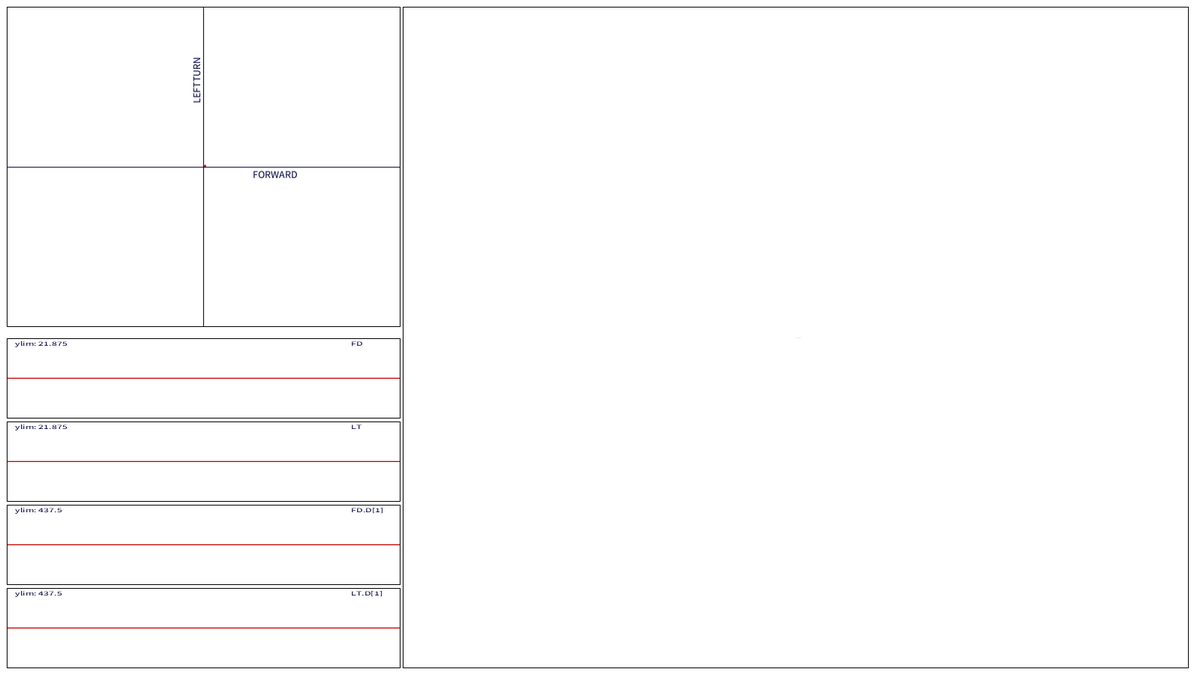
Frame 1 (no input)
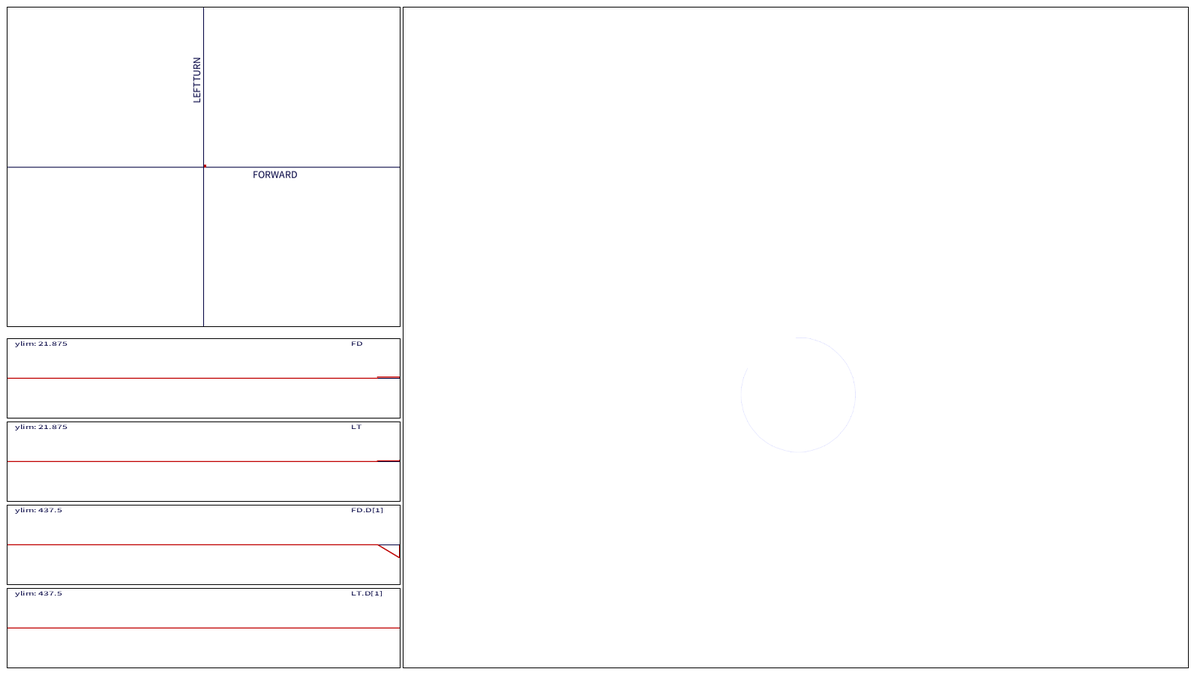
Frame 60 (the mouse pressed at the canvas centre just before this capture)
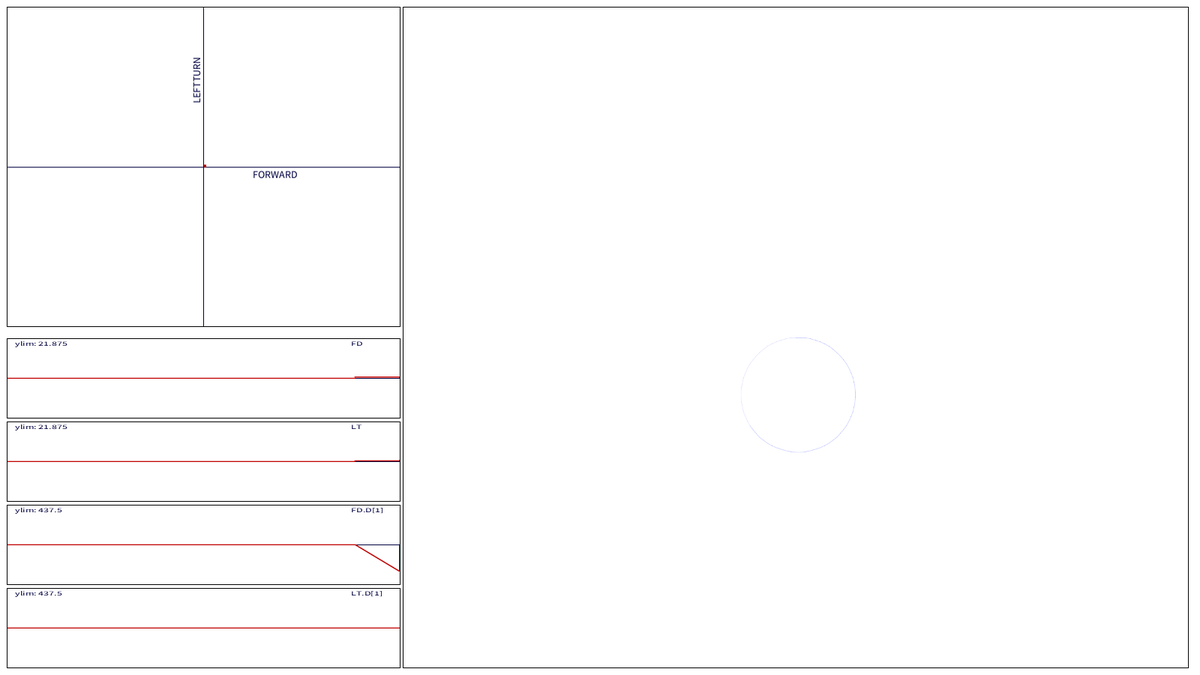
Frame 120 (the mouse held since frame 60 and released just before this capture)

The Processing sketch that drew these frames (run headless with seeded random() and noise(); from frame 60 on, the mouse is pressed at the canvas centre):

// Processing sketch: turtles_03
// ── turtles_03.pde
Turtlebot x;
GraphBox gb;
Oscilloscope ofd, olt, ofdd1, oltd1;
float margin=10f;
boolean debugmode=false;

void initgraph() {
  int wc=523;
  PGraphics gfx=createGraphics(wc, 430);
  gb=new GraphBox(gfx, 0.25, 0.25, 40);
  gb.xlabel="FORWARD";
  gb.ylabel="LEFTTURN";
  ofd=new Oscilloscope(createGraphics(wc, 175), 0.5, 0.25, wc*2, "FD");
  olt=new Oscilloscope(createGraphics(wc, 175), 0.5, 0.25, wc*2, "LT");
  ofdd1=new Oscilloscope(createGraphics(wc, 175), 0.5, 5.0, wc*2, "FD.D[1]");
  oltd1=new Oscilloscope(createGraphics(wc, 175), 0.5, 5.0, wc*2, "LT.D[1]");
}

void initbots() {
  x=recipe();
}

void setup() {
  size(1600, 900);
  background(255);
  stroke(0);
  initgraph();
  initbots();
  //frameRate(24);
}

void drawarea(String nm, PGraphics _g, float x, float y, float w, float h) {
  if (debugmode) {
    println(String.format("%s[%.2f,%.2f]", nm, w, h));
  }
  rect(x-1, y-1, w+1, h+1);
  image(_g, x, y, w, h);
}

void f5bots() {
  x.live();
  float bw=2*(width-margin*3)/3;
  float bh=height-margin*2;
  drawarea("botcanvas", x.getdomain(), width/3+margin/2, margin, bw, bh);
}

void f5graph() {
  gb.render();
  ofd.render();
  olt.render();
  ofdd1.render();
  oltd1.render();
  float wcommon=(width-margin*3)/3;
  float scopeht=(height-margin*6)/8;
  drawarea("phaseplane", gb.paper, margin, margin, wcommon, (height-margin*5)/2);
  drawarea("fdscope", ofd.paper, margin, height/2+margin/5, wcommon, scopeht);
  drawarea("ltscope", olt.paper, margin, height/2+4*margin/5+scopeht, wcommon, scopeht);
  drawarea("fd.d1scope", ofdd1.paper, margin, height/2+7*margin/5+2*scopeht, wcommon, scopeht);
  drawarea("lt.d1scope", oltd1.paper, margin, height-margin-scopeht, wcommon, scopeht);
}

void draw() {
  f5bots();
  float stepval=x.step.currval();
  float turnval=x.turn.currval();
  gb.addxy(stepval, turnval);
  ofd.addy(stepval);
  olt.addy(turnval);
  ofdd1.addy(x.step.D[1][1]);
  oltd1.addy(x.turn.D[1][1]);
  f5graph();
}

// ── arch.pde
int serialno=0;

class Msg {
  String head;
  ArrayList<String> body;

  Msg(String hd, ArrayList<String> bd) {
    this.head=hd;
    this.body=bd; // use body as list: (car cdr)
  }
}

class Msgbus {
  HashMap<Integer, Pubsub> peermap;

  Msgbus() {
    peermap=new HashMap<Integer, Pubsub>();
  }

  void addpeer(int psid, Pubsub ps) {
    if (peermap.containsKey(psid)) {
      println(String.format("peer with id: %d already exists", psid));
    } else {
      peermap.put(psid, ps);
    }
  }

  void sendmsg(int snd, int dst, Msg m) {
    Pubsub receiver=peermap.get(dst);
    Pubsub sender=peermap.get(snd);
    receiver.receive(m, sender);
  }
}

interface Pub {
  void publish(Msg m);
  void addsub(Sub s);
}

interface Sub {
  void receive(Msg m, Pub snd);
}

class Pubsub implements Pub, Sub {
  ArrayList<Sub> subs;
  String pubid;

  Pubsub() {
    this.subs=new ArrayList<Sub>();
    this.pubid=String.format("%s_%04d", Pub.class.getName(), serialno);
    serialno+=1;
  }

  void publish(Msg msg) {
    ArrayList<String> msgbody=msg.body;
    for (Sub s : subs) {
      if (!Sub.class.isInstance(s)) {
        throw new RuntimeException("non-subscriber encountered!");
      }
      Msg m=new Msg(pubid, msgbody);
      s.receive(m, this);
    }
  }

  void addsub(Sub sub0) {
    this.subs.add(sub0);
  }

  void receive(Msg m, Pub p) {
    // override this function
  }
}

// ── graphlib.pde
class GraphBox {
  ArrayList<Float> xv;
  ArrayList<Float> yv;
  float kx, ky;
  String xlabel, ylabel;
  PGraphics paper;
  int ptmax;
  color c;

  GraphBox(PGraphics p, float xk, float yk, int pmax) {
    xv=new ArrayList<Float>();
    yv=new ArrayList<Float>();
    kx=xk;
    ky=yk;
    xlabel="X axis";
    ylabel="Y axis";
    paper=p;
    ptmax=pmax;
    c=color(192, 0, 0);
  }

  float w() {
    return paper.width;
  }

  float h() {
    return paper.height;
  }

  void addxy(float x, float y) {
    if (xv.size()>ptmax) {
      xv.remove(0);
      yv.remove(0);
    }
    xv.add(x);
    yv.add(y);
  }

  void axes() {
    //paper.beginDraw();
    float pw=paper.width;
    float ph=paper.height;
    float cx=pw/2;
    float cy=ph/2;
    paper.stroke(0, 0, 64);
    paper.fill(0, 0, 64);
    paper.line(cx, 0, cx, ph);
    paper.line(0, cy, pw, cy);
    paper.textSize(14);
    paper.text(xlabel, cx+pw/8, cy+15);
    paper.pushMatrix();
    paper.translate(cx-15, cy);
    paper.rotate(radians(-90));
    paper.text(ylabel, ph/5, 10);
    paper.popMatrix();
    //paper.endDraw();
  }

  void wipe(int alpha) {
    //paper.beginDraw();
    paper.noStroke();
    paper.fill(255, alpha);
    paper.rect(0, 0, w()-1, h()-1);
    //paper.endDraw();
  }

  void plot() {
    //paper.beginDraw();
    for (int i=0; i<xv.size(); i++) {
      float xx=kx*xv.get(i);
      float yy=ky*yv.get(i);
      paper.noStroke();
      paper.fill(c);
      paper.circle(paper.width/2+xx, paper.height/2-yy, 3);
    }
    //paper.endDraw();
  }

  void render() {
    paper.beginDraw();
    wipe(255);
    axes();
    plot();
    paper.endDraw();
  }
}

class Oscilloscope extends GraphBox {
  String varname;

  Oscilloscope(PGraphics p, float xk, float yk, int pmax, String vn) {
    super(p, xk, yk, pmax);
    for (int i=0; i<ptmax; i++) {
      xv.add((float)i);
      yv.add(0f);
    }
    varname=vn;
  }

  void axes() {
    float pw=paper.width;
    float ph=paper.height;
    float cy=ph/2;
    paper.stroke(0, 0, 64);
    paper.fill(0, 0, 64);
    paper.line(0, cy, pw, cy);
    paper.textSize(14);
    paper.text(varname, pw-65, 15);
    paper.text("ylim: "+(ph/2)*ky, 10, 15);
  }

  void addxy(float x, float y) {
    // override to prevent accidental usage
    // redesign api later
  }

  void addy(float y) {
    if (yv.size()>ptmax) {
      yv.remove(0);
    }
    yv.add(y);
  }

  void plot() {
    for (int i=0; i<xv.size(); i++) {
      float xx=kx*xv.get(i);
      float yy=ky*yv.get(i);
      paper.noStroke();
      paper.fill(c);
      paper.circle(xx, paper.height/2-yy, 2);
    }
  }
}

// ── initlib.pde
Turtlebot recipe00() {
  PGraphics tg=createGraphics(1000, 1000);
  x=new Turtlebot(new Turtle(tg), 40f, 120f);
  x.steplfo.updateamountLFO(12, 2.0, 0);
  x.steplfo.updatefrequency(0.15);
  x.steplfo.updatephase(0);
  x.turnlfo.updateamount(0);
  x.turnlfo.updatefrequency(0);
  x.turnlfo.updatephase(0);
  x.tcolor(0, 0, 64, 30);
  return x;
}

Turtlebot recipe01() {
  PGraphics tg=createGraphics(2000, 2000);
  x=new Turtlebot(new Turtle(tg), 60f, 120f);
  x.steplfo.updateamountLFO(12, 2.4, 0);
  x.steplfo.updatefrequency(0.15);
  x.steplfo.updatephase(0.05);
  x.turnlfo.updateamount(0);
  x.turnlfo.updatefrequency(0);
  x.turnlfo.updatephase(0);
  x.tcolor(202, 0, 64, 30);
  return x;
}

Turtlebot recipe02() {
  PGraphics tg=createGraphics(3000, 3000);
  x=new Turtlebot(new Turtle(tg), 1f, 120f);
  x.steplfo.updateamountLFO(12, 2.4, 0);
  x.steplfo.updatefrequency(0.15);
  x.steplfo.updatephase(0);
  x.turnlfo.updateamountLFO(1, 0.8, 0);
  x.turnlfo.updatefrequency(0.5);
  x.turnlfo.updatephase(0);
  x.tcolor(202, 0, 64, 30);
  return x;
}

Turtlebot recipe() {
  PGraphics tg=createGraphics(1570, 1320);
  float[][] fdmat=new float[][]{
    {10.0, 0.0, -0.01}, 
    {1.0, 0.0, 0.0}, 
    {0.0, 1.0, 0.0}
  };
  float[][] ltmat=new float[][]{
    {5.0, 0.0, 0.0}, 
    {1.0, 0.0, 0.0}, 
    {0.0, 1.0, 0.0}
  };
  x=new Turtlebot(new Turtle(tg), fdmat, ltmat);
  x.steplfo.updateamount(0.0);
  x.steplfo.updatefrequency(0.0);
  x.steplfo.updatephase(0.0);
  x.turnlfo.updateamount(0.0);
  x.turnlfo.updatefrequency(0.0);
  x.turnlfo.updatephase(0.0);
  x.tcolor(16, 32, 255, 30);
  return x;
}

// ── tlib.pde
class Turtle {
  float x, y;
  float angle;
  boolean pendown;
  PGraphics g;
  color pencolor;

  Turtle() {
    this(width/2, height/2, 0, null);
  }

  Turtle(PGraphics g) {
    this(g.width/2, g.height/2, 0, g);
  }

  Turtle(PGraphics g, float a) {
    this(g.width/2, g.height/2, a, g);
  }

  Turtle(float x, float y, float a, PGraphics g) {
    this.x=x;
    this.y=y;
    angle=a;
    pendown=true;
    this.g=g;
    pencolor=color(255, 0, 0);
  }

  void fd(float r) {
    float x2=x+r*cos(radians(angle));
    float y2=y+r*sin(radians(angle));
    if (pendown) {
      if (this.g==null) {
        stroke(pencolor);
        line(x, y, x2, y2);
      } else {
        g.stroke(pencolor);
        g.line(x, y, x2, y2);
      }
    }
    x=x2;
    y=y2;
  }

  void bk(float r) {
    fd(-r);
  }
  void lt(float a) {
    angle+=a;
  }
  void rt(float a) {
    lt(-a);
  }
  void pu() {
    pendown=false;
  }
  void pd() {
    pendown=true;
  }
  void seth(float a) {
    this.angle=a;
  }
  void reset() {
    x=g.width/2;
    y=g.height/2;
  }
  void pencolor(float r, float g, float b, float a) {
    pencolor=color(r, g, b, a);
  }
}

class Turtlebot {
  Turtle t;
  float tcoeff=0.01;
  Variable step, turn;
  LFO steplfo, turnlfo;
  int age;

  Turtlebot(Turtle t) {
    this(t, 0.25, 0.0);
  }

  Turtlebot(Turtle t, float a) {
    this(t, 1.0, a);
  }

  Turtlebot(Turtle t, float v, float a) {
    this(t, 
      new float[][]{
      {v, 0.0, 0.0}, 
      {1.0, 0.0, 0.0}, 
      {0.0, 1.0, 0.0}
      }, 
      new float[][]{
        {a, 0.0, 0.0}, 
        {1.0, 0.0, 0.0}, 
        {0.0, 1.0, 0.0}
      });
  }

  Turtlebot(Turtle t, float[][] st, float[][] ag) {
    this.t=t;
    step=new Variable("fd", st);
    turn=new Variable("lt", ag);
    age=0;
    steplfo=new LFO(1, 0, 0);
    turnlfo=new LFO(1, 0, 0);
  }

  void updateVariables(int stepdeg, int turndeg) {
    step.setDifference(stepdeg, steplfo.compute(age*tcoeff));
    step.update();
    turn.setDifference(turndeg, turnlfo.compute(age*tcoeff));
    turn.update();
  }

  void live() {
    t.g.beginDraw();
    t.fd(step.currval());
    t.lt(turn.currval());
    updateVariables(1, 1);
    t.g.endDraw();
    age+=1;
  }

  void tcolor(float r, float g, float b, float a) {
    t.pencolor(r, g, b, a);
  }

  void updatedomain(PGraphics pg) {
    t.g=pg;
  }

  PGraphics getdomain() {
    return t.g;
  }
}

class Turtleswarm {
  ArrayList<Turtlebot> swarm;

  Turtleswarm() {
    this.swarm=new ArrayList<Turtlebot>();
  }

  Turtleswarm(ArrayList<Turtlebot> ts) {
    this.swarm=ts;
  }

  void live() {
    for (Turtlebot _t : this.swarm) {
      _t.live();
    }
  }

  void addt(Turtlebot ti) {
    this.swarm.add(ti);
  }

  void addts(ArrayList<Turtlebot> ts) {
    for (Turtlebot _t : ts) {
      this.swarm.add(_t);
    }
  }

  Turtlebot getbot(int i) {
    return swarm.get(i);
  }
}

class TWorld2D {
  PGraphics plane;
  Turtleswarm bots;

  TWorld2D(PGraphics p) {
    plane=p;
    bots=new Turtleswarm();
    bots.addt(new Turtlebot(new Turtle(plane), 360*random(0, 1)));
  }

  Turtlebot getbot(int i) {
    return bots.getbot(i);
  }

  TWorld2D(int worldw, int worldh) {
    this(createGraphics(worldw, worldh));
  }

  void addbot(Turtlebot tb) {
    tb.updatedomain(plane);
    bots.addt(tb);
  }

  void exist() {
    bots.live();
  }

  void clearplane() {
    plane.beginDraw();
    plane.clear();
    plane.endDraw();
  }

  void snapshot(String dirpath) {
    Turtlebot b0=getbot(0);
    //String botgenome=b0.getDNA().genome();
    PGraphics botdomain=b0.getdomain();
    botdomain.save(String.format("%s/%s.jpg", dirpath, "tmp00"));
  }
}

// ── varlib.pde
class Variable {
  String name;
  float[][] D;

  Variable(String vn, float[][] _d) {
    name=vn;
    D=_d;
  }

  float currval() {
    return D[0][0];
  }

  void update() {
    for (int i=0; i<D.length; i++) {
      for (int j=0; j<D.length; j++) {
        if (i==j) {
          continue;
        }
        D[i][i]+=D[j][j]*D[j][i];
      }
    }
  }

  void setDifference(int i, float v) {
    D[i][i]=v;
  }
}

// ── wavlib.pde
class LFO {
  LFO amountLFO;
  LFO frequencyLFO;
  LFO phaseLFO;
  float amount;
  float frequency;
  float phase;

  LFO(float a, float f, float p) {
    this(a, f, p, null, null, null);
  }

  LFO(LFO alfo, LFO flfo, LFO plfo) {
    this(-1f, -1f, -1f, alfo, flfo, plfo);
  }

  LFO() {
    this(-1f, -1f, -1f, null, null, null);
  }

  LFO(float a, float f, float p, LFO alfo, LFO flfo, LFO plfo) {
    amount=a;
    frequency=f;
    phase=p;
    amountLFO=alfo;
    frequencyLFO=flfo;
    phaseLFO=plfo;
  }

  void updateamount(float x) {
    amount=x;
    amountLFO=null;
  }

  void updatefrequency(float x) {
    frequency=x;
    frequencyLFO=null;
  }

  void updatephase(float x) {
    phase=x;
    phaseLFO=null;
  }

  void updateamountLFO(float a, float f, float p) {
    amount=-1f;
    amountLFO=new LFO(a, f, p);
  }

  void updateamountLFO(LFO lfoa) {
    amount=-1f;
    amountLFO=lfoa;
  }

  void updatefrequencyLFO(float a, float f, float p) {
    frequency=-1f;
    frequencyLFO=new LFO(a, f, p);
  }

  void updatefrequencyLFO(LFO lfof) {
    frequency=-1f;
    frequencyLFO=lfof;
  }

  void updatephaseLFO(float a, float f, float p) {
    phase=-1f;
    phaseLFO=new LFO(a, f, p);
  }

  void updatephaseLFO(LFO lfop) {
    phase=-1f;
    phaseLFO=lfop;
  }

  float compute(float t) {
    float ca=amountLFO==null?amount:amountLFO.compute(t);
    float cf=frequencyLFO==null?frequency:frequencyLFO.compute(t);
    float cp=phaseLFO==null?phase:phaseLFO.compute(t);
    return ca*sin(cf*t+cp);
  }
}
